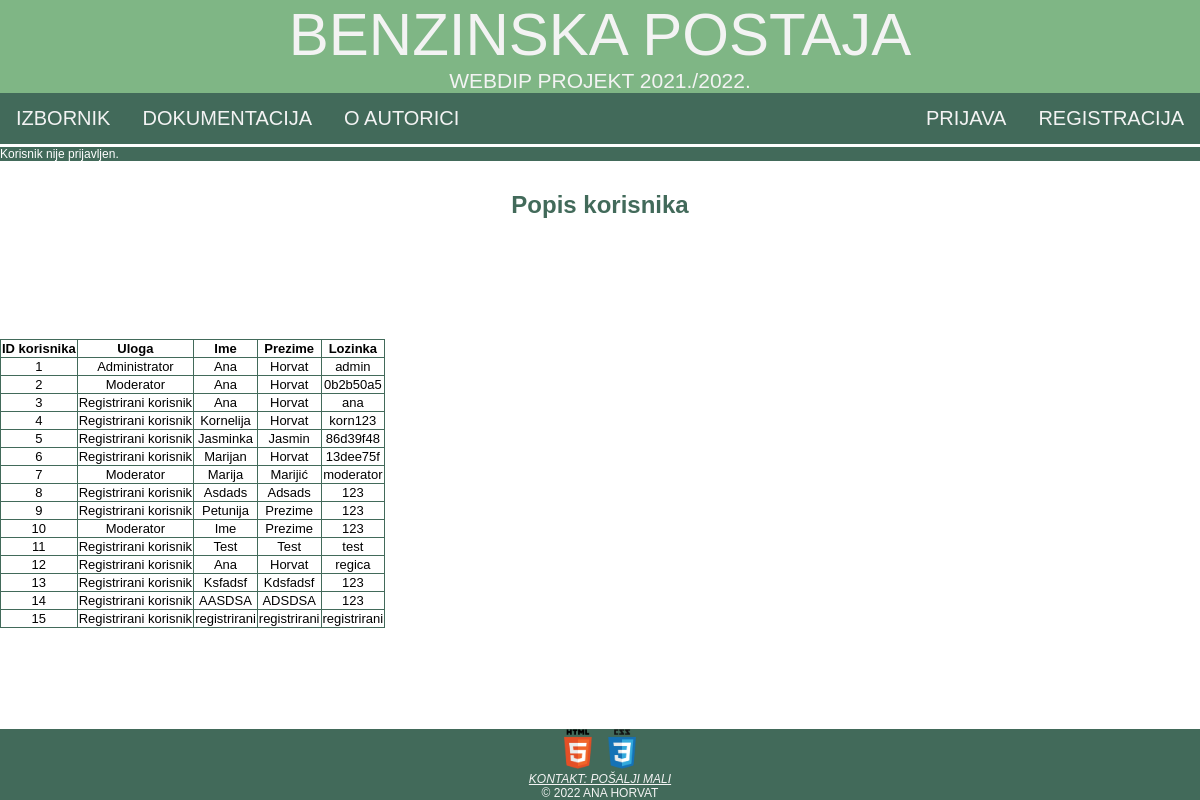
Screenshot of /privatno/korisnici.php with the database file from the repository.
### tables this page shows
CREATE TABLE `korisnik` (
  `id_korisnika` int(11) NOT NULL,
  `id_uloge` int(11) NOT NULL,
  `ime` varchar(45) NOT NULL,
  `prezime` varchar(45) NOT NULL,
  `godina_rodenja` int(11) NOT NULL,
  `korisnicko_ime` varchar(45) NOT NULL,
  `lozinka` varchar(45) NOT NULL,
  `lozinka_sha256` varchar(45) NOT NULL,
  `email` varchar(45) NOT NULL,
  `broj_telefona` varchar(45) NOT NULL,
  `datum_registracije` date NOT NULL,
  `status` tinyint(1) NOT NULL,
  `broj_neuspjesnih_prijava` int(11) NOT NULL,
  `uvjeti_koristenja` varchar(45) NOT NULL,
  `aktivacijski_kod` varchar(45) NOT NULL
);

### class/baza.class.php (called while the page is built, shortened)
<?php
class Baza {
    private $veza = null;
    function spojiDB() {
        $this->veza = new mysqli(self::server, self::korisnik, self::lozinka, self::baza);
        $this->veza->set_charset("utf8");
        return $this->veza;
    }
    function selectDB($upit) {
        $rezultat = $this->veza->query($upit);
        return $rezultat;
    }
}
?>

### privatno/korisnici.php (the view, shortened to what this page needs)
<?php
$adresa = $_SERVER["HTTP_HOST"] . $_SERVER["REQUEST_URI"];
require("../class/baza.class.php");
$baza = new Baza();
$upit = "SELECT id_korisnika, id_uloge, ime, prezime, lozinka FROM korisnik";
$baza->spojiDB();
$rezultat = $baza->selectDB($upit);
$tablica = "<table><tr><th>ID korisnika</th><th>Uloga</th><th>Ime</th><th>Prezime</th><th>Lozinka</th></tr>\n";
while (list($id_korisnika,$id_uloge,$ime,$prezime,$lozinka) = $rezultat->fetch_array()){
    switch($id_uloge){
        case 1:
            $id_uloge = "Administrator";
            break;
        case 2:
            $id_uloge = "Moderator";
            break;
        case 3:
            $id_uloge = "Registrirani korisnik";
            break;
    }
    $tablica.= "<tr><td>$id_korisnika</td><td>$id_uloge</td><td>$ime</td><td>$prezime</td><td>$lozinka</td></tr>\n";
}
$tablica.= "</table>\n";
?>
<!DOCTYPE html>
<html>
<head>
    <link rel="stylesheet" href="../css/ahorvat3.css" type="text/css">
</head>
<body>
    <header id="zaglavlje">
        <a class="naslov" href="../index.php">Benzinska postaja</a>
        <br>
        <a class="opis">WebDiP projekt 2021./2022.</a>
    </header>
    <nav>
        <ul id="navigacija">
            <li class="lijevo"><a href="../izbornik.php">Izbornik</a></li>
            <li class="lijevo"><a href="../dokumentacija.html">Dokumentacija</a></li>
            <li class="lijevo"><a href="../o_autoru.html">O autorici</a></li>
            <li class="desno"><a href="./registracija.php">Registracija</a></li>
            <li class="desno"><a href="./prijava.php">Prijava</a></li>
        </ul>
    </nav>
    <?php
    if (isset($_SESSION['korisnik'])) {
        echo "<a id=\"prijavljenkor\" href=\"odjava.php\">Trenutno ste prijavljeni kao korisnik $_SESSION[korisnik]. Kliknite ovdje za odjavu.</a>";
    } else {
        echo "<a id=\"prijavljenkor\">Korisnik nije prijavljen.</a>";
    }
    ?>
    <section class="centar">
        <div id="sadrzaj">
            <h1>Popis korisnika</h1>
        </div>
        <?php
            echo $tablica;
        ?>
    </section>
    <footer id="podnozje">
        <a href="https://validator.w3.org/check?uri=<?php echo $adresa ?>" target="_blank"><img class="validacija" src="../materijali/HTML5.png" alt="HTML5 validacija"></a>
        <a href="https://jigsaw.w3.org/css-validator/validator?uri=<?php echo $adresa ?>" target="_blank"> <img class="validacija" src="../materijali/CSS3.png" alt="CSS3 validacija"></a>
        <address>
            <a href="mailto:ahorvat3@foi.hr">Kontakt: pošalji mali</a>
        </address>
        <a>&copy; 2022 Ana Horvat</a>
    </footer>
</body>
</html>

### css/ahorvat3.css (style rules this page uses)
html { font-family: 'Trebuchet MS', 'Lucida Sans Unicode', 'Lucida Grande', 'Lucida Sans', Arial, sans-serif; background-color: #FFFFFF; }
body { width: 100%; margin: 0em; padding: 0em; height: 100%; }
#zaglavlje { background-color: #7FB685; text-align: center; color: #F3F3F3; text-transform: uppercase; }
.naslov { font-size: 60px; text-decoration: none; color: #F3F3F3; }
.opis { font-size: 21px; }
#navigacija { list-style-type: none; margin: 0; padding: 0; overflow: hidden; background-color: #426A5A; }
#navigacija li.lijevo { float: left; }
#navigacija li.desno { float: right; }
#navigacija li a { display: block; color: #F3F3F3; text-align: center; padding: 14px 16px; text-decoration: none; text-transform: uppercase; font-size: 20px; }
#podnozje { font-size: 12px; background-color: #426A5A; text-align: center; color: #F3F3F3; text-transform: uppercase; text-decoration: none; position: fixed; bottom: 0; width: 100%; }
#podnozje a { color: #F3F3F3; }
.validacija { height: 40px; width: 40px; }
#sadrzaj { color: #426A5A; padding:10px; padding-bottom: 100px; }
.centar { text-align: center; }
.lijevo { text-align: left; }
#prijavljenkor { border-top-color: white; border-top-style: solid; display: block; background-color: #426A5A; color:white; text-decoration: none; text-align: left; font-size: 12px; }
table, th, td { border: 1px solid #426A5A ; border-collapse: collapse; text-align: center; font-size: small; }

### rows the page displays
korisnik: id_korisnika "1", id_uloge "Administrator", ime "Ana", prezime "Horvat", lozinka "admin"
korisnik: id_korisnika "2", id_uloge "Moderator", ime "Ana", prezime "Horvat", lozinka "0b2b50a5"
korisnik: id_korisnika "3", id_uloge "Registrirani korisnik", ime "Ana", prezime "Horvat", lozinka "ana"
korisnik: id_korisnika "4", id_uloge "Registrirani korisnik", ime "Kornelija", prezime "Horvat", lozinka "korn123"
korisnik: id_korisnika "5", id_uloge "Registrirani korisnik", ime "Jasminka", prezime "Jasmin", lozinka "86d39f48"
korisnik: id_korisnika "6", id_uloge "Registrirani korisnik", ime "Marijan", prezime "Horvat", lozinka "13dee75f"
korisnik: id_korisnika "7", id_uloge "Moderator", ime "Marija", prezime "Marijić", lozinka "moderator"
korisnik: id_korisnika "8", id_uloge "Registrirani korisnik", ime "Asdads", prezime "Adsads", lozinka "123"
korisnik: id_korisnika "9", id_uloge "Registrirani korisnik", ime "Petunija", prezime "Prezime", lozinka "123"
korisnik: id_korisnika "10", id_uloge "Moderator", ime "Ime", prezime "Prezime", lozinka "123"
korisnik: id_korisnika "11", id_uloge "Registrirani korisnik", ime "Test", prezime "Test", lozinka "test"
korisnik: id_korisnika "12", id_uloge "Registrirani korisnik", ime "Ana", prezime "Horvat", lozinka "regica"
korisnik: id_korisnika "13", id_uloge "Registrirani korisnik", ime "Ksfadsf", prezime "Kdsfadsf", lozinka "123"
korisnik: id_korisnika "14", id_uloge "Registrirani korisnik", ime "AASDSA", prezime "ADSDSA", lozinka "123"
korisnik: id_korisnika "15", id_uloge "Registrirani korisnik", ime "registrirani", prezime "registrirani", lozinka "registrirani"
